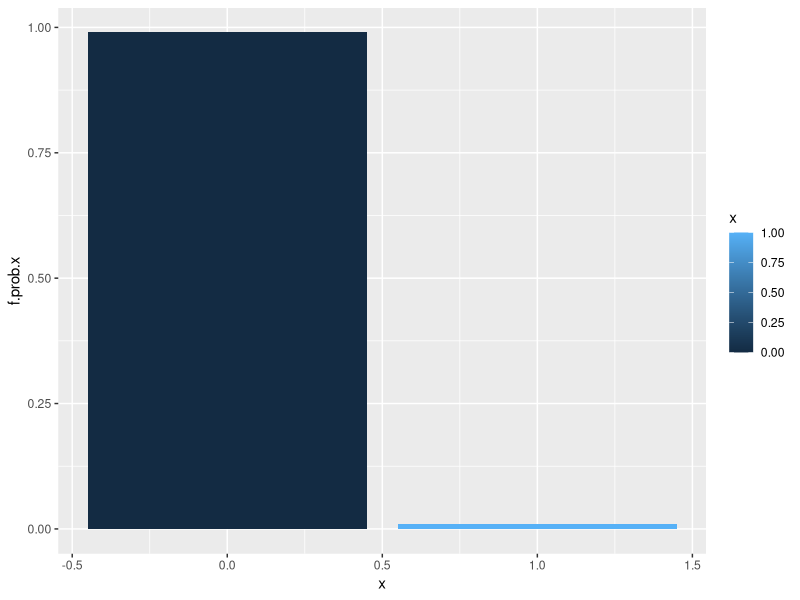
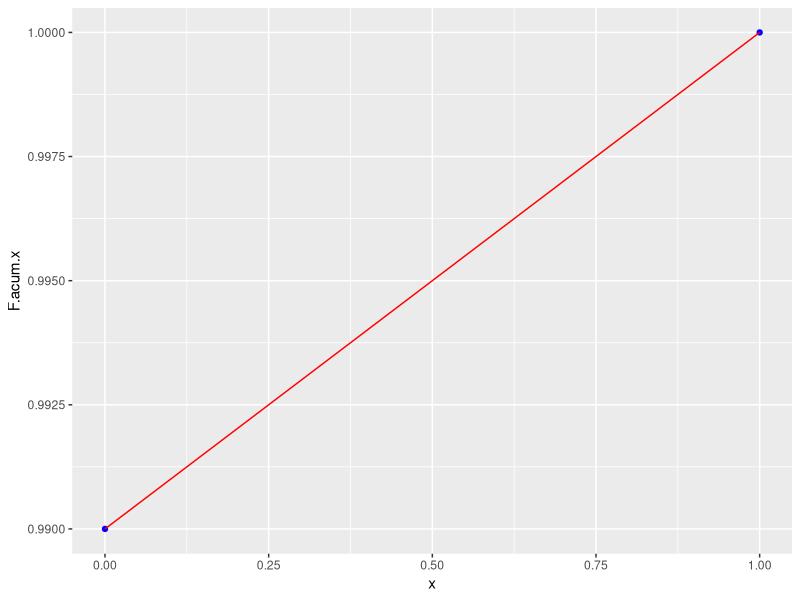
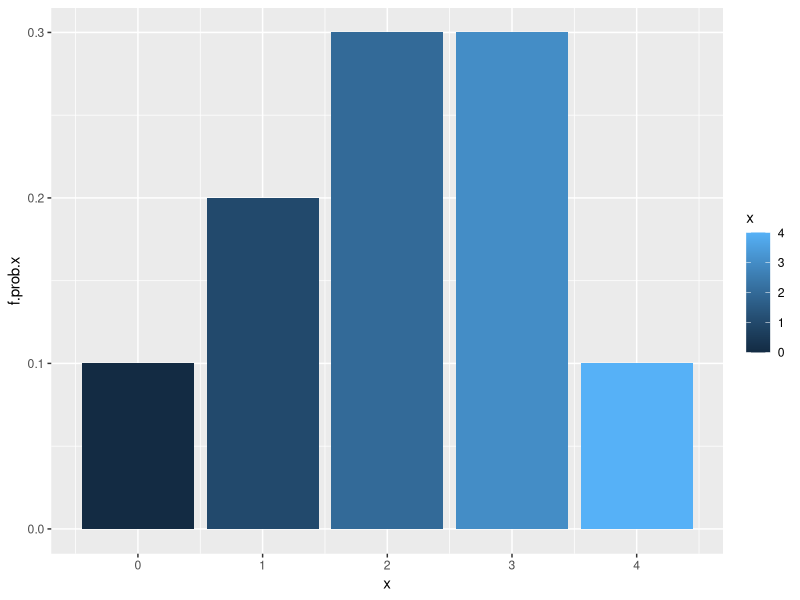
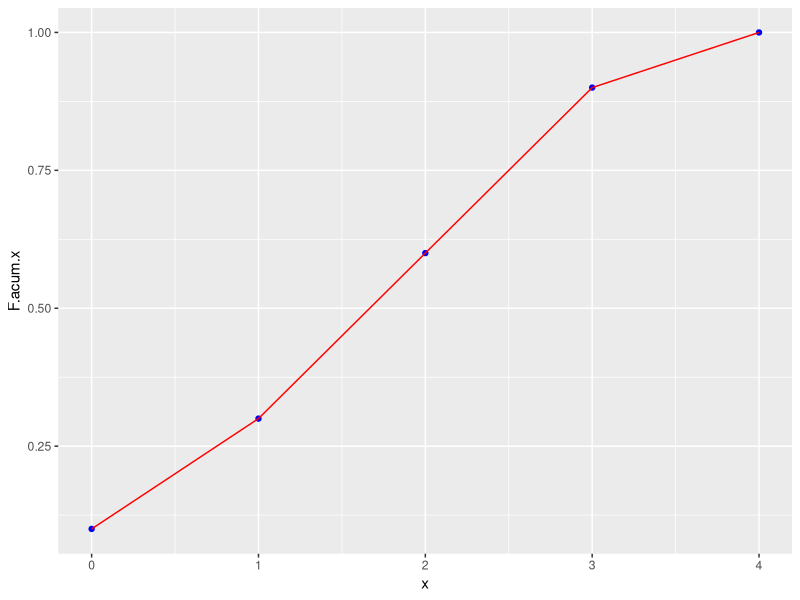
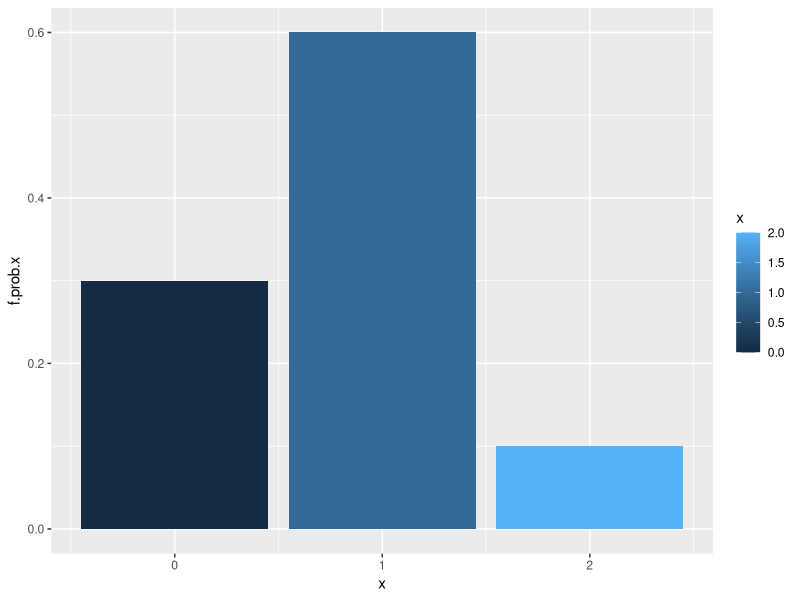
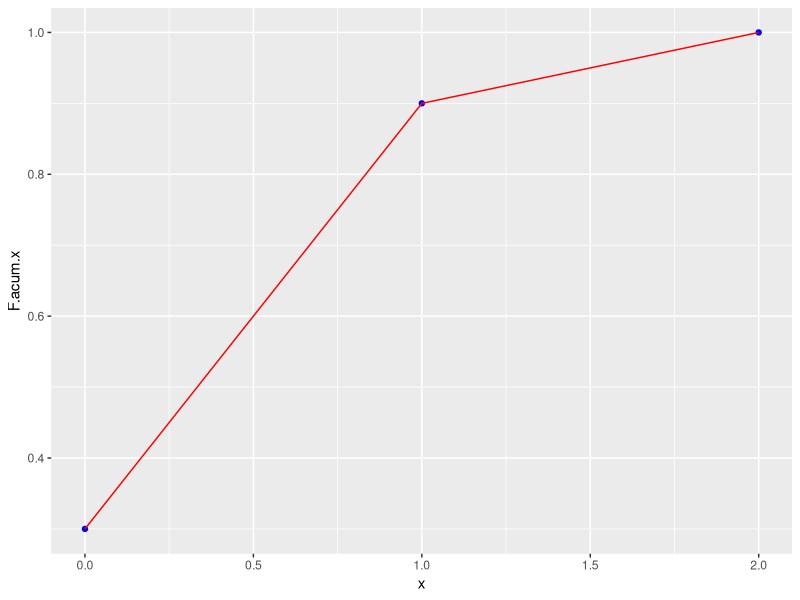
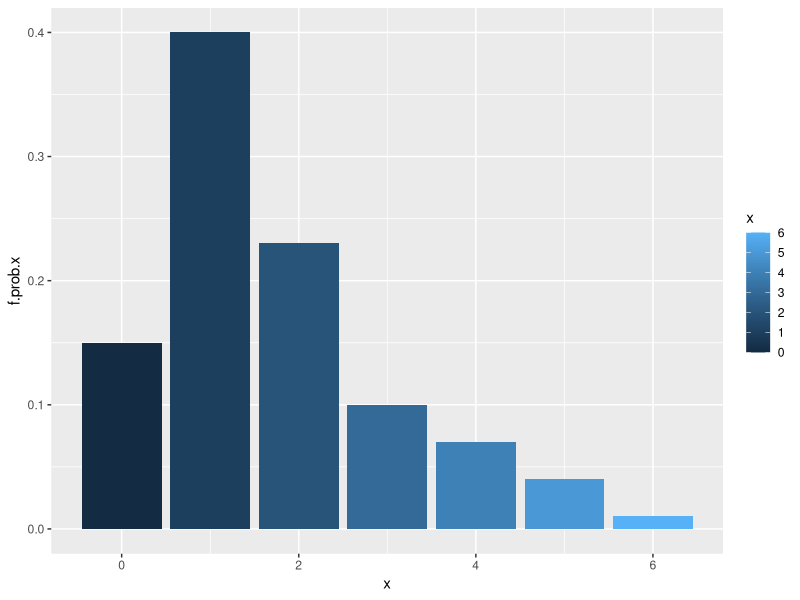
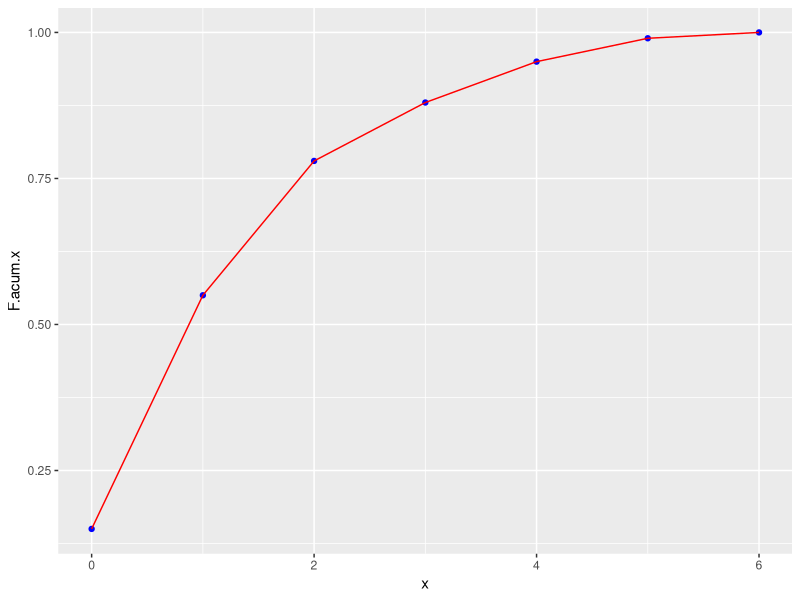

R code for these plots, in order:
## ---- chunk 1
library(ggplot2)
library(stringr)  # String
library(stringi)  # String
library(gtools)
library(dplyr)
library(knitr)

options(scipen = 999) # Notación normal

## ---- chunk 2
discretas <- c(0,1)   # 0 Que no gane, 1 que gane
n <- 5000 # sum(casos)
casos <- c(4950,50)
probabilidades <- casos / n

acumulada <- cumsum(probabilidades)   # Acumulada

tabla <- data.frame(x=discretas, 
              casos = casos,
              f.prob.x = probabilidades,
              F.acum.x = acumulada,
              x.f.prob.x = (discretas * probabilidades))
kable(tabla, caption = "Tabla de probabilidad con la columna para valor esperado")

## ---- chunk 3
# VE <- sum(tabla$x * tabla$f.prob.x)

VE <- sum(tabla$x.f.prob.x)

VE
## ---- chunk 4
tabla <- cbind(tabla, 'VE' = VE, 'x-VE.cuad.f.prob.x' = (tabla$x - VE)^2 * tabla$f.prob.x)


#tabla 
kable(tabla, caption = "Tabla de probabilidad con valor esperado y columnas para varianza")
## ---- chunk 5
varianza <- sum((tabla$x - VE)^2 * tabla$f.prob.x)
varianza
## ---- chunk 6
desv.std <- sqrt(varianza)
desv.std
## ---- chunk 7
tabla.sumatorias <- rbind(tabla, apply(tabla, 2, sum))
tabla.sumatorias[nrow(tabla.sumatorias), c(1,4,6)] <- '****'

kable(tabla.sumatorias, caption = "Tabla de probabilidad con sumatorias")
## ---- chunk 8
ggplot(data = tabla, aes(x = x, y=f.prob.x, fill=x)) +
  geom_bar(stat="identity") 

## ---- chunk 9
ggplot(data = tabla, aes(x = x, y=F.acum.x)) +
  geom_point(colour="blue") + 
  geom_line(colour="red")
## ---- chunk 10
discretas <- 0:4   

casos <- rep(0, 5)
probabilidades <- c(0.1, 0.2, 0.3, 0.3, 0.1)

acumulada <- cumsum(probabilidades)   # Acumulada

tabla <- data.frame(x=discretas, 
              casos = casos,
              f.prob.x = probabilidades,
              F.acum.x = acumulada,
              x.f.prob.x = (discretas * probabilidades))
kable(tabla, caption = "Tabla de probabilidad con la columna para valor esperado (sin número de casos)")

## ---- chunk 11
filter(tabla, x == 2 ) %>%
  select(x, f.prob.x)

## ---- chunk 12
filter(tabla, x < 2 ) %>%
  select(x, f.prob.x, F.acum.x)

## ---- chunk 13
filter(tabla, x > 2 ) %>%
  select(x, f.prob.x, F.acum.x)
## ---- chunk 14
VE <- sum(tabla$x * tabla$f.prob.x)

VE
## ---- chunk 15
tabla <- cbind(tabla, 'VE' = VE, 'x-VE.cuad.f.prob.x' = (tabla$x - VE)^2 * tabla$f.prob.x)

kable(tabla, caption = "Tabla de probabilidad con valor esperado y columnas para varianza  (sin número de casos)")
## ---- chunk 16
varianza <- sum((tabla$x - VE)^2 * tabla$f.prob.x)
varianza
## ---- chunk 17
desv.std <- sqrt(varianza)
desv.std
## ---- chunk 18
tabla.sumatorias <- rbind(tabla, apply(tabla, 2, sum))
tabla.sumatorias[nrow(tabla.sumatorias), c(1,2,4,6)] <- '****'

kable(tabla.sumatorias, caption = "Tabla de probabilidad con sumatorias,(sin número de casos)")
## ---- chunk 19
ggplot(data = tabla, aes(x = x, y=f.prob.x, fill=x)) +
  geom_bar(stat="identity") 

## ---- chunk 20
ggplot(data = tabla, aes(x = x, y=F.acum.x)) +
  geom_point(colour="blue") + 
  geom_line(colour="red")
## ---- chunk 21
personas <- c("H1", "H2", "H3", "M1", "M2")
S.espacio.muestral <- combinations(n = 5, r = 2, v=personas)
S.espacio.muestral 


## ---- chunk 22

discretas <- c(0, 1, 2)
casos <- c(3, 6, 1 )
n <- sum(casos)
probabilidades <- casos / n

## ---- chunk 23
acumulada <- cumsum(probabilidades)   # Acumulada

tabla <- data.frame(x=discretas, 
              casos = casos,
              f.prob.x = probabilidades,
              F.acum.x = acumulada,
              x.f.prob.x = (discretas * probabilidades))
kable(tabla, caption = "Tabla de probabilidad con la columna para valor esperado")

## ---- chunk 24
filter(tabla, x == 1 ) %>%
  select(x, f.prob.x)
## ---- chunk 25
filter(tabla, x < 2 ) %>%
  select(x, f.prob.x, F.acum.x)
## ---- chunk 26
filter(tabla, x > 1 ) %>%
  select(x, f.prob.x, F.acum.x)
## ---- chunk 27
VE <- sum(tabla$x * tabla$f.prob.x)

VE
## ---- chunk 28
tabla <- cbind(tabla, 'VE' = VE, 'x-VE.cuad.f.prob.x' = (tabla$x - VE)^2 * tabla$f.prob.x)

kable(tabla, caption = "Tabla de probabilidad con valor esperado y columnas para varianza")
## ---- chunk 29
varianza <- sum((tabla$x - VE)^2 * tabla$f.prob.x)
varianza

## ---- chunk 30
desv.std <- sqrt(varianza)
desv.std
## ---- chunk 31
tabla.sumatorias <- rbind(tabla, apply(tabla, 2, sum))
tabla.sumatorias[nrow(tabla.sumatorias), c(1,4,6)] <- '****'

kable(tabla.sumatorias, caption = "Tabla de probabilidad con sumatorias")

## ---- chunk 32
ggplot(data = tabla, aes(x = x, y=f.prob.x, fill=x)) +
  geom_bar(stat="identity") 

## ---- chunk 33
ggplot(data = tabla, aes(x = x, y=F.acum.x)) +
  geom_point(colour="blue") + 
  geom_line(colour="red")
## ---- chunk 34

discretas <- c(0, 1, 2, 3, 4, 5, 6)
casos <- c(15, 40, 23, 10, 7, 4, 1 )
n <- sum(casos)
probabilidades <- casos / n

## ---- chunk 35
acumulada <- cumsum(probabilidades)   # Acumulada

tabla <- data.frame(x=discretas, 
              casos = casos,
              f.prob.x = probabilidades,
              F.acum.x = acumulada,
              x.f.prob.x = (discretas * probabilidades))
kable(tabla, caption = "Tabla de probabilidad con la columna para valor esperado")

## ---- chunk 36
filter(tabla, x == 3 ) %>%
  select(x, f.prob.x, F.acum.x)
## ---- chunk 37
filter(tabla, x < 3 ) %>%
  select(x, f.prob.x, F.acum.x)
## ---- chunk 38
filter(tabla, x > 3 ) %>%
  select(x, f.prob.x, F.acum.x)
## ---- chunk 39
VE <- sum(tabla$x * tabla$f.prob.x)

VE
## ---- chunk 40
tabla <- cbind(tabla, 'VE' = VE, 'x-VE.cuad.f.prob.x' = (tabla$x - VE)^2 * tabla$f.prob.x)

kable(tabla, caption = "Tabla de probabilidad con valor esperado y columnas para varianza")
## ---- chunk 41
varianza <- sum((tabla$x - VE)^2 * tabla$f.prob.x)
varianza

## ---- chunk 42
desv.std <- sqrt(varianza)
desv.std
## ---- chunk 43
tabla.sumatorias <- rbind(tabla, apply(tabla, 2, sum))
tabla.sumatorias[nrow(tabla.sumatorias), c(1,4,6)] <- '****'

kable(tabla.sumatorias, caption = "Tabla de probabilidad con sumatorias")

## ---- chunk 44
ggplot(data = tabla, aes(x = x, y=f.prob.x, fill=x)) +
  geom_bar(stat="identity") 

## ---- chunk 45
ggplot(data = tabla, aes(x = x, y=F.acum.x)) +
  geom_point(colour="blue") + 
  geom_line(colour="red")
## ---- chunk 46
X <- c(0, 1, 2, 3, 4, 5, 6, 7, 8)
casos <- c(8, 12,  16, 19, 24, 28, 25, 14, 4 )
n <- sum(casos)
probabilidades <- casos / n
